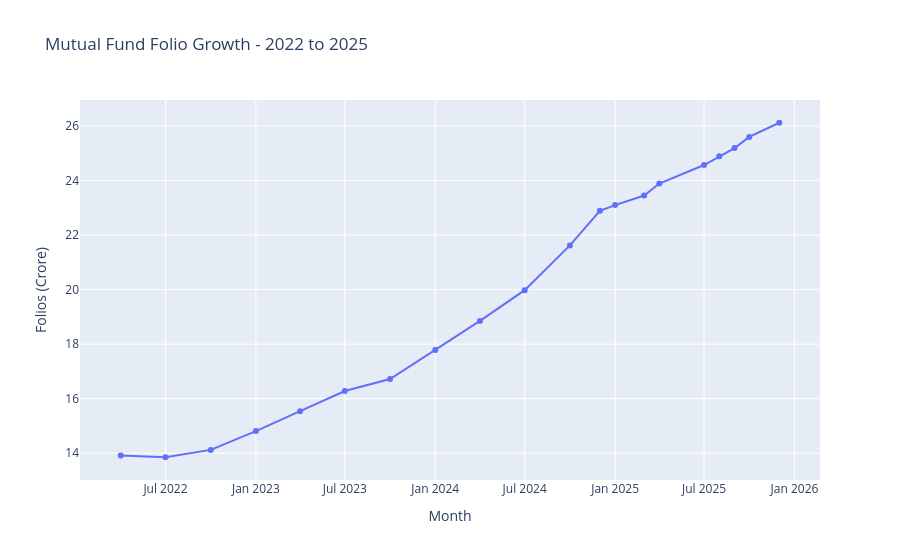

The cell this chart's notebook holds for it:
### Markdown cell above
## 7. Folio growth

### Code cell
folio_plot = folio_count[(folio_count["month"] >= "2022-01-01") & (folio_count["month"] <= "2025-12-31")].copy()

fig = px.line(
    folio_plot,
    x="month",
    y="total_folios_crore",
    markers=True,
    title="Mutual Fund Folio Growth - 2022 to 2025",
    labels={"month": "Month", "total_folios_crore": "Folios (Crore)"}
)
milestone_rows = folio_plot.iloc[[0, len(folio_plot)//4, len(folio_plot)//2, 3*len(folio_plot)//4, len(folio_plot)-1]]

plt.figure(figsize=(14, 8))
plt.plot(folio_plot["month"], folio_plot["total_folios_crore"], marker="o", linewidth=2)
plt.scatter(milestone_rows["month"], milestone_rows["total_folios_crore"], color="crimson", zorder=3)
for _, row in milestone_rows.iterrows():
    plt.annotate(f'{row["total_folios_crore"]:.2f} Cr', (row["month"], row["total_folios_crore"]), xytext=(0, 9), textcoords="offset points", ha="center", fontsize=8)
plt.title("Mutual Fund Folio Growth - 2022 to 2025")
plt.xlabel("Month")
plt.ylabel("Folios (Crore)")
plt.xticks(rotation=45)
plt.tight_layout()
plt.savefig(REPORTS_DIR / "eda_folio_growth.png", dpi=220, bbox_inches="tight")
plt.close()
fig.show()

### Figure 1 — Plotly figure (JSON) as saved in the notebook; plotly's stock layout.template omitted (floating-point values rounded to 4 significant figures)
{"data": [{"hovertemplate": "Month=%{x}<br>Folios (Crore)=%{y}<extra></extra>", "legendgroup": "", "line": {"color": "#636efa", "dash": "solid"}, "marker": {"symbol": "circle"}, "mode": "lines+markers", "name": "", "orientation": "v", "showlegend": false, "type": "scatter", "x": ["2022-04", "2022-07", "2022-10", "2023-01", "2023-04", "2023-07", "2023-10", "2024-01", "2024-04", "2024-07", "2024-10", "2024-12", "2025-01", "2025-03", "2025-04", "2025-07", "2025-08", "2025-09", "2025-10", "2025-12"], "xaxis": "x", "y": [13.91, 13.85, 14.12, 14.81, 15.54, 16.28, 16.72, 17.78, 18.85, 19.98, 21.62, 22.89, 23.1, 23.45, 23.89, 24.57, 24.89, 25.19, 25.6, 26.12], "yaxis": "y"}], "layout": {"legend": {"tracegroupgap": 0}, "title": {"text": "Mutual Fund Folio Growth - 2022 to 2025"}, "xaxis": {"anchor": "y", "domain": [0, 1], "title": {"text": "Month"}}, "yaxis": {"anchor": "x", "domain": [0, 1], "title": {"text": "Folios (Crore)"}}}}
